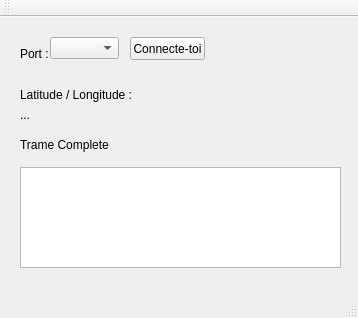
<?xml version="1.0" encoding="UTF-8"?>
<ui version="4.0">
 <class>sendToDatabaseClass</class>
 <widget class="QMainWindow" name="sendToDatabaseClass">
  <property name="geometry">
   <rect>
    <x>0</x>
    <y>0</y>
    <width>358</width>
    <height>318</height>
   </rect>
  </property>
  <property name="windowTitle">
   <string>GPS</string>
  </property>
  <widget class="QWidget" name="centralWidget">
   <widget class="QComboBox" name="portComboBox">
    <property name="geometry">
     <rect>
      <x>50</x>
      <y>20</y>
      <width>69</width>
      <height>22</height>
     </rect>
    </property>
   </widget>
   <widget class="QLabel" name="label">
    <property name="geometry">
     <rect>
      <x>20</x>
      <y>30</y>
      <width>47</width>
      <height>13</height>
     </rect>
    </property>
    <property name="text">
     <string>Port :</string>
    </property>
   </widget>
   <widget class="QPushButton" name="pushButton">
    <property name="geometry">
     <rect>
      <x>130</x>
      <y>20</y>
      <width>75</width>
      <height>23</height>
     </rect>
    </property>
    <property name="text">
     <string>Connecte-toi</string>
    </property>
   </widget>
   <widget class="QLabel" name="coo">
    <property name="geometry">
     <rect>
      <x>20</x>
      <y>90</y>
      <width>201</width>
      <height>16</height>
     </rect>
    </property>
    <property name="text">
     <string>...</string>
    </property>
   </widget>
   <widget class="QLabel" name="label_2">
    <property name="geometry">
     <rect>
      <x>20</x>
      <y>70</y>
      <width>131</width>
      <height>16</height>
     </rect>
    </property>
    <property name="text">
     <string>Latitude / Longitude :</string>
    </property>
   </widget>
   <widget class="QLabel" name="label_3">
    <property name="geometry">
     <rect>
      <x>20</x>
      <y>120</y>
      <width>161</width>
      <height>16</height>
     </rect>
    </property>
    <property name="text">
     <string>Trame Complete</string>
    </property>
   </widget>
   <widget class="QTextEdit" name="textEdit">
    <property name="geometry">
     <rect>
      <x>20</x>
      <y>150</y>
      <width>321</width>
      <height>101</height>
     </rect>
    </property>
   </widget>
  </widget>
  <widget class="QMenuBar" name="menuBar">
   <property name="geometry">
    <rect>
     <x>0</x>
     <y>0</y>
     <width>358</width>
     <height>21</height>
    </rect>
   </property>
  </widget>
  <widget class="QToolBar" name="mainToolBar">
   <attribute name="toolBarArea">
    <enum>TopToolBarArea</enum>
   </attribute>
   <attribute name="toolBarBreak">
    <bool>false</bool>
   </attribute>
  </widget>
  <widget class="QStatusBar" name="statusBar"/>
 </widget>
 <layoutdefault spacing="6" margin="11"/>
 <resources>
  <include location="sendToDatabase.qrc"/>
 </resources>
 <connections>
  <connection>
   <sender>pushButton</sender>
   <signal>clicked()</signal>
   <receiver>sendToDatabaseClass</receiver>
   <slot>bdd()</slot>
   <hints>
    <hint type="sourcelabel">
     <x>167</x>
     <y>64</y>
    </hint>
    <hint type="destinationlabel">
     <x>133</x>
     <y>77</y>
    </hint>
   </hints>
  </connection>
 </connections>
 <slots>
  <slot>bdd()</slot>
 </slots>
</ui>
